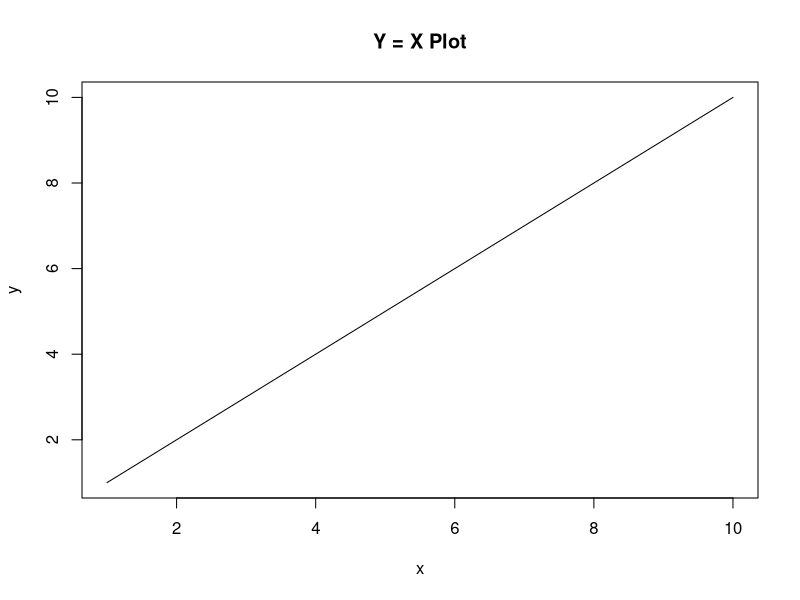
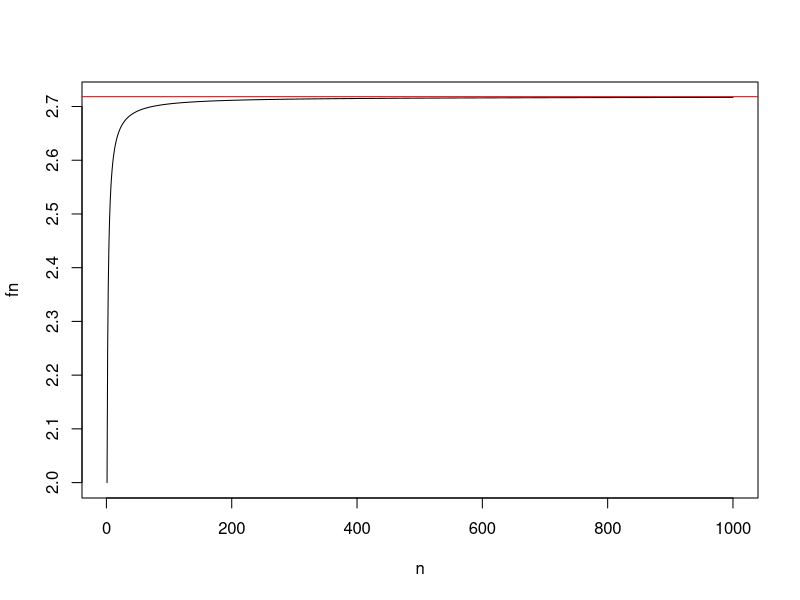

Write R code to recreate these figures, in order.
### Solutions to Worksheet 2 ###


## Problem 1
seat <- read.csv("seating.csv")

# MSc students have 9 digit ids, and BS students have 6 digit roll numbers
# have roll number > 1000000
msc <- seat[seat$Roll > 1000000, ]  #  data of only msc students
length(msc$Roll)  

bs <- seat[seat$Roll < 1000000, ]  #  data of only bs students
length(bs$Roll)  


## Problem 2
cricket <- read.csv("battingbowling.csv")

allround_index <- (cricket$Batting > 25 & cricket$Bowling < 40)
allround <- cricket[allround_index, ]

# presents the frequencies of all teams
tab <- table(allround$Team)
print(tab)

# NZ is largers, SA is smallest
names(which.min(tab))
names(which.max(tab))


## Problem 3
plot(x = 1:10, y = 1:10, type = "l", xlab = "x", ylab = "y", 
	main = "Y = X Plot")


## Problem 4
# Making a function for (1 + 1/n)^n
fx <- function(n)
{
  rtn <- (1 + 1/n)^n
  return(rtn)
}

# defining a vector of n = 1, ..., 1000
n <- 1:1e3

# calculating fn for each n
# function is easily vectorizable
fn <- fx(n)

# making a plot
plot(n, fn, type = "l")
abline(h = exp(1), col = "red")
